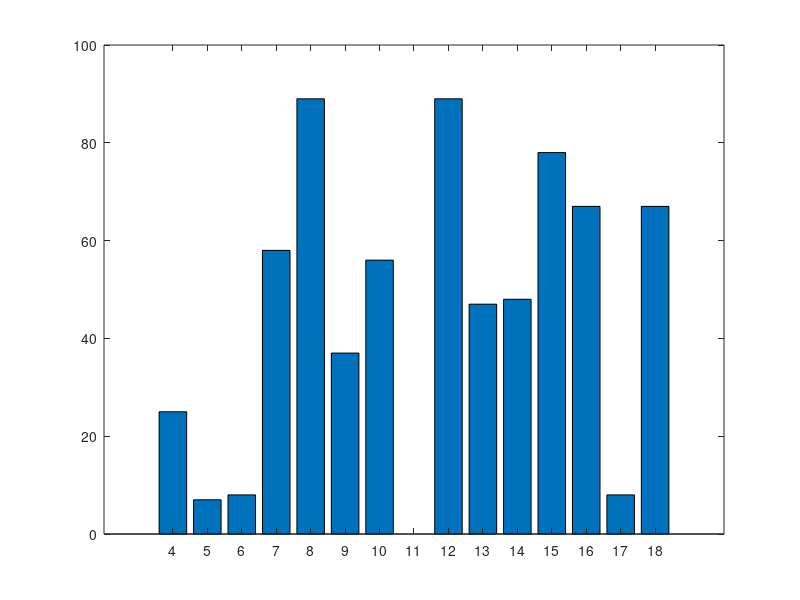
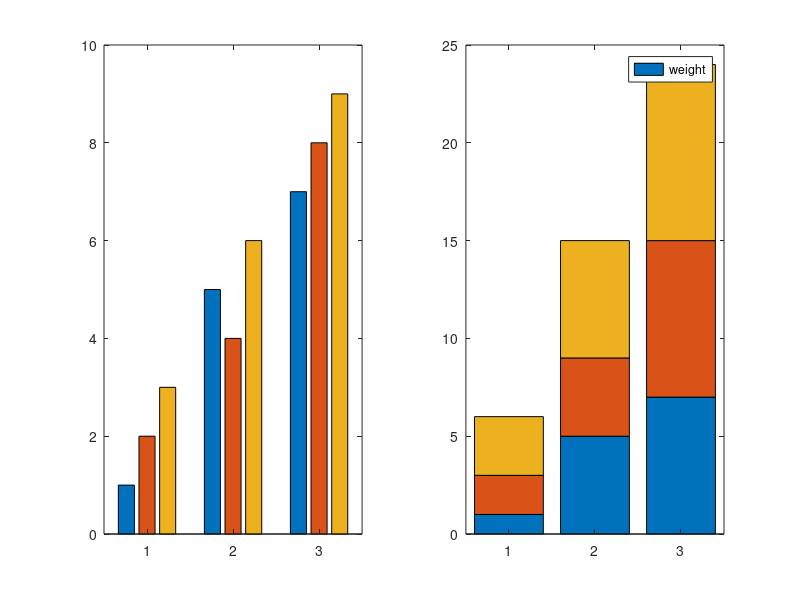
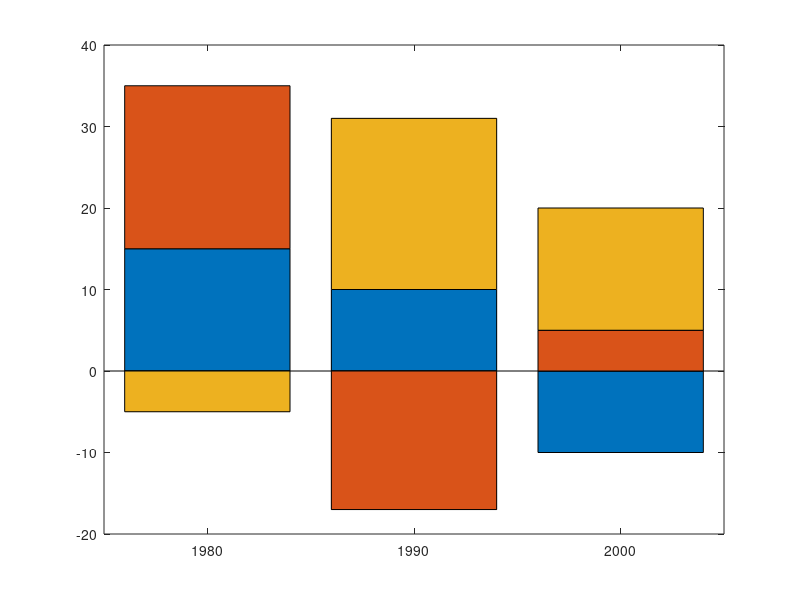

Recreate these plots in MATLAB, in order. (Note: this script raises an error after producing the figures.)
b = [25 7 8 58 89 37 56 0 89 47 48 78 67 8 67];
a = 4:length(b)+3;
bar(a,b)
hold on

c = [1 2 3;5 4 6;7 8 9];
figure,
subplot(1,2,1)
bar(c)
subplot(1,2,2)
bar(c,'stacked')
legend('weight')
hold on

x = [1980 1990 2000]; 
y = [15 20 -5; 10 -17 21; -10 5 15]; 
figure,
bar(x,y,'stacked')

figure,
d = [0 2 9 2 5 8 7 3 1 9 4 3 5 8 10 0 1 2 9 5 10]; 
histogram(d) %frequency

axis([0 10 0 3])

figure,
e = [92,94,93,96,93,94,95,96,91,93,95,95,95,92,93,94,91,94,92,93]';
f = 91:96;
histogram(f,e),
axis([90 97 0 6])
ylabel('Absolute Frequency'),
xlabel('Thread Strength (N)');
title('Absolute Frequency Histogram for 20 Tests')
